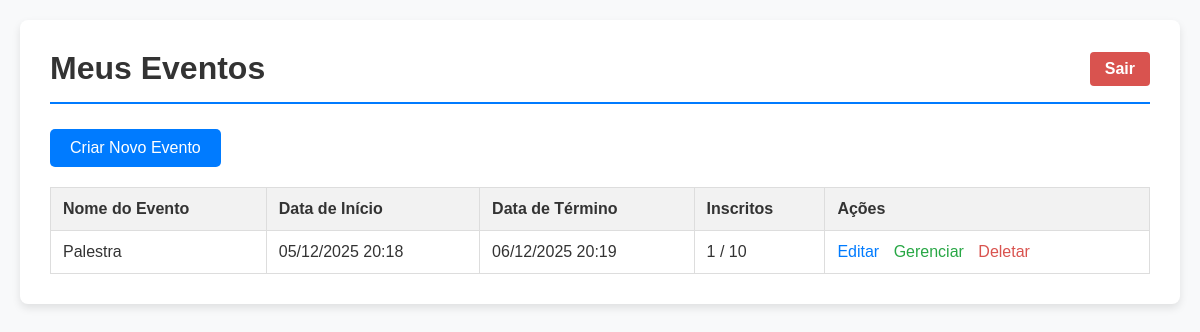
The app's page /dashboard/organizador/ (signed in), older data.
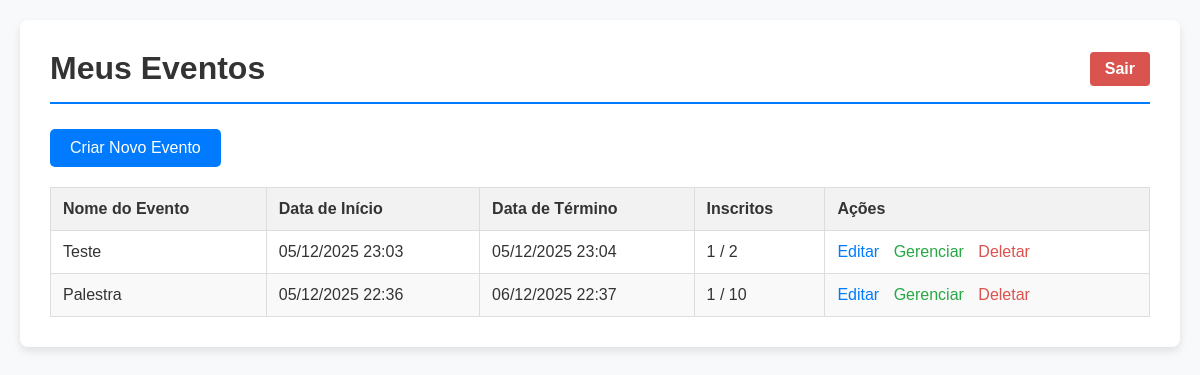
The same page, newer data.
### sgea_app/models.py (models this page shows, shortened)
class Evento(models.Model):
    TIPO_EVENTO_CHOICES = (
        ('seminario', 'Seminário'),
        ('palestra', 'Palestra'),
        ('congresso', 'Congresso'),
        ('workshop', 'Workshop'),
        ('outro', 'Outro'),
    )
    nome = models.CharField(max_length=200, help_text="Nome ou título do evento.")
    tipo_evento = models.CharField(max_length=50, choices=TIPO_EVENTO_CHOICES, help_text="Tipo do evento (ex: seminário, palestra).")
    data_inicio = models.DateTimeField(help_text="Data e hora de início do evento.")
    data_fim = models.DateTimeField(help_text="Data e hora de término do evento.")
    local = models.CharField(max_length=255, help_text="Local onde o evento ocorrerá.")
    quantidade_participantes = models.PositiveIntegerField(
        default=0,
        validators=[MinValueValidator(0)],
        help_text="Número máximo de participantes permitidos.")
    banner = models.ImageField(
        upload_to='eventos/banners/',
        blank=True,
        null=True,
        help_text="Imagem promocional do evento (apenas .jpg, .png, .jpeg).",
        validators=[FileExtensionValidator(allowed_extensions=['jpg', 'jpeg', 'png'])]
    )
    organizador = models.ForeignKey(
        settings.AUTH_USER_MODEL,
        on_delete=models.SET_NULL,
        null=True,
        related_name='eventos_organizados',
        limit_choices_to={'perfil': 'organizador'},
        help_text="Organizador responsável pelo evento."
    )
    participantes = models.ManyToManyField(
        settings.AUTH_USER_MODEL,
        through='Inscricao',
        related_name='eventos_inscritos',
        blank=True
    )
    professor_responsavel = models.ForeignKey(
        settings.AUTH_USER_MODEL,
        on_delete=models.SET_NULL,
        null=True,
        related_name='eventos_responsavel',
        limit_choices_to={'perfil': 'professor'},
        help_text="Professor responsável pelo evento."
    )
    data_criacao = models.DateTimeField(auto_now_add=True)
    data_atualizacao = models.DateTimeField(auto_now=True)
    class Meta:
        db_table = "evento"
        ordering = ["-data_inicio", "nome"]
        verbose_name = "Evento"
        verbose_name_plural = "Eventos"

### sgea_app/views.py (the view)
# urls.py: path('dashboard/organizador/', views.organizador_dashboard, name='organizador_dashboard'),
@login_required
def organizador_dashboard(request):
    if request.user.perfil != 'organizador':
        return redirect('participantes_dashboard')
    eventos = Evento.objects.filter(organizador=request.user).order_by('-data_inicio')
    context = {
        'eventos': eventos
    }
    return render(request, 'sgea_app/dashboard/organizador_dashboard.html', context)

### sgea_app/templates/sgea_app/dashboard/organizador_dashboard.html (shortened to what this page needs)
<!DOCTYPE html>
<html lang="pt-br">
<head>
</head>
<body>
    <div class="container">
        <div class="header">
            <h1>Meus Eventos</h1>
            <form action="{% url 'logout' %}" method="post" class="logout-form">
                <button type="submit">Sair</button>
            </form>
        </div>
        <a href="{% url 'criar_evento' %}" class="btn-primary">Criar Novo Evento</a>
        {% if eventos %}
            <table class="table">
                <thead>
                    <tr>
                        <th>Nome do Evento</th>
                        <th>Data de Início</th>
                        <th>Data de Término</th>
                        <th>Inscritos</th>
                        <th>Ações</th>
                    </tr>
                </thead>
                <tbody>
                    {% for evento in eventos %}
                    <tr>
                        <td>{{ evento.nome }}</td>
                        <td>{{ evento.data_inicio|date:"d/m/Y H:i" }}</td>
                        <td>{{ evento.data_fim|date:"d/m/Y H:i" }}</td>
                        <td>{{ evento.participantes.count }} / {{ evento.quantidade_participantes }}</td>
                        <td class="actions">
                            <a href="{% url 'atualizar_evento' evento.pk %}">Editar</a>
                            <a href="{% url 'gerenciar_participantes' evento.pk %}" class="manage">Gerenciar</a>
                            <a href="{% url 'deletar_evento' evento.pk %}" class="delete">Deletar</a>
                        </td>
                    </tr>
                    {% endfor %}
                </tbody>
            </table>
        {% else %}
            <p class="no-events">Você ainda não criou nenhum evento. Clique no botão acima para começar.</p>
        {% endif %}
    </div>
</body>
</html>

Row changes from the older to the newer data that the page shows:
added Evento: nome "Teste", data_inicio "05/12/2025 23:03", data_fim "05/12/2025 23:04", participantes.count "1", quantidade_participantes "2"
changed Evento "Palestra": data_inicio "05/12/2025 20:18" → "05/12/2025 22:36"; data_fim "06/12/2025 20:19" → "06/12/2025 22:37"
